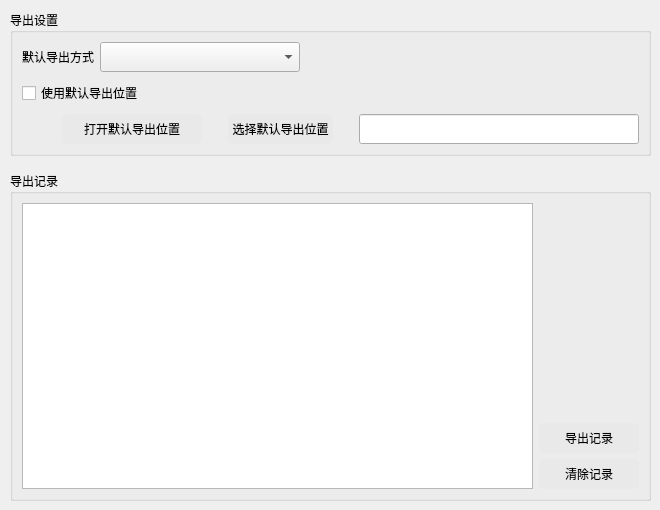
              <widget class="QWidget" name="file">
               <widget class="QWidget" name="fileWidget" native="true">
                <property name="geometry">
                 <rect>
                  <x>10</x>
                  <y>10</y>
                  <width>641</width>
                  <height>491</height>
                 </rect>
                </property>
                <layout class="QGridLayout" name="gridLayout_9">
                 <property name="verticalSpacing">
                  <number>15</number>
                 </property>
                 <item row="0" column="0">
                  <widget class="QGroupBox" name="groupBox_3">
                   <property name="font">
                    <font>
                     <family>黑体</family>
                    </font>
                   </property>
                   <property name="title">
                    <string>导出设置</string>
                   </property>
                   <layout class="QGridLayout" name="gridLayout_10">
                    <item row="0" column="0">
                     <layout class="QVBoxLayout" name="verticalLayout_4">
                      <item>
                       <layout class="QHBoxLayout" name="horizontalLayout_5">
                        <item>
                         <widget class="QLabel" name="defaultExportTypeLabel">
                          <property name="font">
                           <font>
                            <family>黑体</family>
                           </font>
                          </property>
                          <property name="text">
                           <string>默认导出方式</string>
                          </property>
                          <property name="scaledContents">
                           <bool>true</bool>
                          </property>
                         </widget>
                        </item>
                        <item>
                         <widget class="QComboBox" name="defaultExportType">
                          <property name="minimumSize">
                           <size>
                            <width>200</width>
                            <height>30</height>
                           </size>
                          </property>
                          <property name="font">
                           <font>
                            <family>黑体</family>
                           </font>
                          </property>
                         </widget>
                        </item>
                        <item>
                         <spacer name="horizontalSpacer_5">
                          <property name="orientation">
                           <enum>Qt::Horizontal</enum>
                          </property>
                          <property name="sizeHint" stdset="0">
                           <size>
                            <width>40</width>
                            <height>20</height>
                           </size>
                          </property>
                         </spacer>
                        </item>
                       </layout>
                      </item>
                      <item>
                       <widget class="QCheckBox" name="defaultExportLocation">
                        <property name="minimumSize">
                         <size>
                          <width>0</width>
                          <height>30</height>
                         </size>
                        </property>
                        <property name="font">
                         <font>
                          <family>黑体</family>
                          <pointsize>9</pointsize>
                         </font>
                        </property>
                        <property name="text">
                         <string>使用默认导出位置</string>
                        </property>
                        <property name="iconSize">
                         <size>
                          <width>20</width>
                          <height>20</height>
                         </size>
                        </property>
                        <property name="tristate">
                         <bool>false</bool>
                        </property>
                       </widget>
                      </item>
                      <item>
                       <layout class="QHBoxLayout" name="horizontalLayout_3">
                        <item>
                         <spacer name="horizontalSpacer_4">
                          <property name="orientation">
                           <enum>Qt::Horizontal</enum>
                          </property>
                          <property name="sizeType">
                           <enum>QSizePolicy::Fixed</enum>
                          </property>
                          <property name="sizeHint" stdset="0">
                           <size>
                            <width>40</width>
                            <height>20</height>
                           </size>
                          </property>
                         </spacer>
                        </item>
                        <item>
                         <widget class="QToolButton" name="openDefaultExportLocation">
                          <property name="minimumSize">
                           <size>
                            <width>140</width>
                            <height>30</height>
                           </size>
                          </property>
                          <property name="font">
                           <font>
                            <family>黑体</family>
                            <pointsize>9</pointsize>
                           </font>
                          </property>
                          <property name="cursor">
                           <cursorShape>PointingHandCursor</cursorShape>
                          </property>
                          <property name="styleSheet">
                           <string notr="true">QToolButton{background:#e9e9e9;border:0px solid rgb(167, 166, 170);border-radius:5px;}QToolButton:hover{background:#d2d2d2;}QToolButton:press{background:#d2d2d2;}</string>
                          </property>
                          <property name="text">
                           <string>打开默认导出位置</string>
                          </property>
                         </widget>
                        </item>
                        <item>
                         <spacer name="horizontalSpacer_14">
                          <property name="orientation">
                           <enum>Qt::Horizontal</enum>
                          </property>
                          <property name="sizeType">
                           <enum>QSizePolicy::Fixed</enum>
                          </property>
                          <property name="sizeHint" stdset="0">
                           <size>
                            <width>20</width>
                            <height>20</height>
                           </size>
                          </property>
                         </spacer>
                        </item>
                        <item>
                         <widget class="QToolButton" name="chooseDefaultExportLocation">
                          <property name="minimumSize">
                           <size>
                            <width>30</width>
                            <height>30</height>
                           </size>
                          </property>
                          <property name="maximumSize">
                           <size>
                            <width>16777215</width>
                            <height>30</height>
                           </size>
                          </property>
                          <property name="font">
                           <font>
                            <family>黑体</family>
                           </font>
                          </property>
                          <property name="cursor">
                           <cursorShape>PointingHandCursor</cursorShape>
                          </property>
                          <property name="styleSheet">
                           <string notr="true">QToolButton{background:#e9e9e9;border:0px solid rgb(167, 166, 170);border-radius:5px;}QToolButton:hover{background:#d2d2d2;}QToolButton:press{background:#d2d2d2;}</string>
                          </property>
                          <property name="text">
                           <string>选择默认导出位置</string>
                          </property>
                          <property name="toolButtonStyle">
                           <enum>Qt::ToolButtonTextBesideIcon</enum>
                          </property>
                         </widget>
                        </item>
                        <item>
                         <spacer name="horizontalSpacer_6">
                          <property name="orientation">
                           <enum>Qt::Horizontal</enum>
                          </property>
                          <property name="sizeType">
                           <enum>QSizePolicy::Fixed</enum>
                          </property>
                          <property name="sizeHint" stdset="0">
                           <size>
                            <width>20</width>
                            <height>20</height>
                           </size>
                          </property>
                         </spacer>
                        </item>
                        <item>
                         <widget class="QLineEdit" name="defaultExportLocationEdit">
                          <property name="minimumSize">
                           <size>
                            <width>0</width>
                            <height>30</height>
                           </size>
                          </property>
                          <property name="font">
                           <font>
                            <family>黑体</family>
                           </font>
                          </property>
                         </widget>
                        </item>
                       </layout>
                      </item>
                     </layout>
                    </item>
                   </layout>
                  </widget>
                 </item>
                 <item row="1" column="0">
                  <widget class="QGroupBox" name="groupBox_4">
                   <property name="font">
                    <font>
                     <family>黑体</family>
                    </font>
                   </property>
                   <property name="title">
                    <string>导出记录</string>
                   </property>
                   <layout class="QGridLayout" name="gridLayout_11">
                    <item row="0" column="0">
                     <widget class="QListView" name="fileRecordList"/>
                    </item>
                    <item row="0" column="1">
                     <layout class="QVBoxLayout" name="verticalLayout_5">
                      <item>
                       <spacer name="verticalSpacer_3">
                        <property name="orientation">
                         <enum>Qt::Vertical</enum>
                        </property>
                        <property name="sizeHint" stdset="0">
                         <size>
                          <width>20</width>
                          <height>40</height>
                         </size>
                        </property>
                       </spacer>
                      </item>
                      <item>
                       <widget class="QPushButton" name="exportFileRecord">
                        <property name="minimumSize">
                         <size>
                          <width>100</width>
                          <height>30</height>
                         </size>
                        </property>
                        <property name="maximumSize">
                         <size>
                          <width>16777215</width>
                          <height>30</height>
                         </size>
                        </property>
                        <property name="font">
                         <font>
                          <family>黑体</family>
                         </font>
                        </property>
                        <property name="cursor">
                         <cursorShape>PointingHandCursor</cursorShape>
                        </property>
                        <property name="styleSheet">
                         <string notr="true">QPushButton{background:#e9e9e9;border:0px solid rgb(167, 166, 170);border-radius:5px;}QPushButton:hover{background:#d2d2d2;}QPushButton:press{background:#d2d2d2;}</string>
                        </property>
                        <property name="text">
                         <string>导出记录</string>
                        </property>
                       </widget>
                      </item>
                      <item>
                       <widget class="QPushButton" name="clearFileRecord">
                        <property name="minimumSize">
                         <size>
                          <width>100</width>
                          <height>30</height>
                         </size>
                        </property>
                        <property name="maximumSize">
                         <size>
                          <width>16777215</width>
                          <height>30</height>
                         </size>
                        </property>
                        <property name="font">
                         <font>
                          <family>黑体</family>
                         </font>
                        </property>
                        <property name="cursor">
                         <cursorShape>PointingHandCursor</cursorShape>
                        </property>
                        <property name="styleSheet">
                         <string notr="true">QPushButton{background:#e9e9e9;border:0px solid rgb(167, 166, 170);border-radius:5px;}QPushButton:hover{background:#d2d2d2;}QPushButton:press{background:#d2d2d2;}</string>
                        </property>
                        <property name="text">
                         <string>清除记录</string>
                        </property>
                       </widget>
                      </item>
                     </layout>
                    </item>
                   </layout>
                  </widget>
                 </item>
                </layout>
               </widget>
              </widget>
